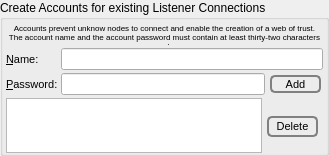
                <widget class="QGroupBox" name="accountsGB">
                 <property name="title">
                  <string>Create Accounts for existing Listener Connections</string>
                 </property>
                 <layout class="QVBoxLayout" name="verticalLayout_41">
                  <property name="spacing">
                   <number>3</number>
                  </property>
                  <property name="leftMargin">
                   <number>3</number>
                  </property>
                  <property name="topMargin">
                   <number>3</number>
                  </property>
                  <property name="rightMargin">
                   <number>3</number>
                  </property>
                  <property name="bottomMargin">
                   <number>0</number>
                  </property>
                  <item>
                   <layout class="QGridLayout" name="gridLayout_6">
                    <property name="spacing">
                     <number>3</number>
                    </property>
                    <item row="1" column="1">
                     <widget class="QLineEdit" name="accountName">
                      <property name="font">
                       <font>
                        <pointsize>6</pointsize>
                       </font>
                      </property>
                     </widget>
                    </item>
                    <item row="1" column="0">
                     <widget class="QLabel" name="label_47">
                      <property name="font">
                       <font>
                        <pointsize>8</pointsize>
                       </font>
                      </property>
                      <property name="text">
                       <string>&amp;Name:</string>
                      </property>
                      <property name="buddy">
                       <cstring>accountName</cstring>
                      </property>
                     </widget>
                    </item>
                    <item row="2" column="1">
                     <layout class="QHBoxLayout" name="horizontalLayout_35">
                      <property name="topMargin">
                       <number>0</number>
                      </property>
                      <item>
                       <widget class="QLineEdit" name="accountPassword">
                        <property name="font">
                         <font>
                          <pointsize>6</pointsize>
                         </font>
                        </property>
                        <property name="echoMode">
                         <enum>QLineEdit::Password</enum>
                        </property>
                       </widget>
                      </item>
                      <item>
                       <widget class="QPushButton" name="addAccount">
                        <property name="sizePolicy">
                         <sizepolicy hsizetype="Minimum" vsizetype="Preferred">
                          <horstretch>0</horstretch>
                          <verstretch>0</verstretch>
                         </sizepolicy>
                        </property>
                        <property name="minimumSize">
                         <size>
                          <width>55</width>
                          <height>0</height>
                         </size>
                        </property>
                        <property name="font">
                         <font>
                          <pointsize>8</pointsize>
                         </font>
                        </property>
                        <property name="styleSheet">
                         <string notr="true">QPushButton {
 border: 2px solid gray;
 background-color: qlineargradient(x1: 0, y1: 0, x2: 0, y2: 1,
                                   stop: 0 #E0E0E0, stop: 1 #FFFFFF);
 border-radius: 5px;
 margin: 2px;
 padding: 2px;
 }




QPushButton:hover { 
background-color: qlineargradient(x1: 0, y1: 0, x2: 0, y2: 1,
                                   stop: 0 rgb(254,229,172), stop: 1 #FFFFFF);
background-position: top center; } 



QPushButton:pressed {
     background-color: darkgrey;
     border-style: inset;
 }
</string>
                        </property>
                        <property name="text">
                         <string>Add</string>
                        </property>
                       </widget>
                      </item>
                     </layout>
                    </item>
                    <item row="2" column="0">
                     <widget class="QLabel" name="label_48">
                      <property name="font">
                       <font>
                        <pointsize>8</pointsize>
                       </font>
                      </property>
                      <property name="text">
                       <string>&amp;Password:</string>
                      </property>
                      <property name="buddy">
                       <cstring>accountPassword</cstring>
                      </property>
                     </widget>
                    </item>
                    <item row="0" column="0" colspan="2">
                     <widget class="QLabel" name="label_66">
                      <property name="sizePolicy">
                       <sizepolicy hsizetype="Expanding" vsizetype="Preferred">
                        <horstretch>0</horstretch>
                        <verstretch>0</verstretch>
                       </sizepolicy>
                      </property>
                      <property name="font">
                       <font>
                        <pointsize>6</pointsize>
                       </font>
                      </property>
                      <property name="text">
                       <string>&lt;html&gt;&lt;head/&gt;&lt;body&gt;Accounts prevent unknow nodes to connect and enable the creation of a web of trust. The account name and the account password must contain at least thirty-two characters each.&lt;/body&gt;&lt;/html&gt;</string>
                      </property>
                      <property name="alignment">
                       <set>Qt::AlignCenter</set>
                      </property>
                      <property name="wordWrap">
                       <bool>true</bool>
                      </property>
                     </widget>
                    </item>
                   </layout>
                  </item>
                  <item>
                   <layout class="QHBoxLayout" name="horizontalLayout_12">
                    <property name="spacing">
                     <number>3</number>
                    </property>
                    <property name="topMargin">
                     <number>0</number>
                    </property>
                    <property name="rightMargin">
                     <number>0</number>
                    </property>
                    <item>
                     <widget class="QListWidget" name="accounts">
                      <property name="maximumSize">
                       <size>
                        <width>16777215</width>
                        <height>55</height>
                       </size>
                      </property>
                      <property name="selectionBehavior">
                       <enum>QAbstractItemView::SelectRows</enum>
                      </property>
                     </widget>
                    </item>
                    <item>
                     <layout class="QVBoxLayout" name="verticalLayout_42">
                      <property name="topMargin">
                       <number>3</number>
                      </property>
                      <property name="rightMargin">
                       <number>3</number>
                      </property>
                      <item>
                       <widget class="QPushButton" name="deleteAccount">
                        <property name="minimumSize">
                         <size>
                          <width>55</width>
                          <height>0</height>
                         </size>
                        </property>
                        <property name="font">
                         <font>
                          <pointsize>8</pointsize>
                         </font>
                        </property>
                        <property name="styleSheet">
                         <string notr="true">QPushButton {
 border: 2px solid gray;
 background-color: qlineargradient(x1: 0, y1: 0, x2: 0, y2: 1,
                                   stop: 0 #E0E0E0, stop: 1 #FFFFFF);
 border-radius: 5px;
 margin: 2px;
 padding: 2px;
 }




QPushButton:hover { 
background-color: qlineargradient(x1: 0, y1: 0, x2: 0, y2: 1,
                                   stop: 0 rgb(254,229,172), stop: 1 #FFFFFF);
background-position: top center; } 



QPushButton:pressed {
     background-color: darkgrey;
     border-style: inset;
 }


</string>
                        </property>
                        <property name="text">
                         <string>Delete</string>
                        </property>
                       </widget>
                      </item>
                     </layout>
                    </item>
                   </layout>
                  </item>
                 </layout>
                </widget>
